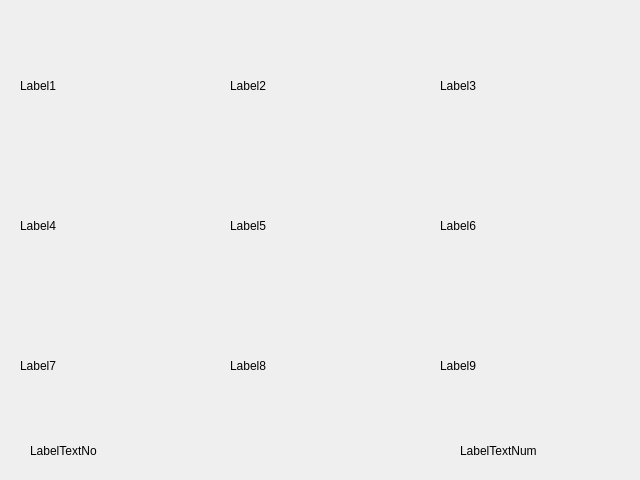
<?xml version="1.0" encoding="UTF-8"?>
<ui version="4.0">
 <class>DlgVidFile</class>
 <widget class="QDialog" name="DlgVidFile">
  <property name="geometry">
   <rect>
    <x>0</x>
    <y>0</y>
    <width>640</width>
    <height>480</height>
   </rect>
  </property>
  <property name="windowTitle">
   <string>Dialog</string>
  </property>
  <widget class="QLabel" name="Label1">
   <property name="geometry">
    <rect>
     <x>20</x>
     <y>20</y>
     <width>181</width>
     <height>131</height>
    </rect>
   </property>
   <property name="text">
    <string>Label1</string>
   </property>
  </widget>
  <widget class="QLabel" name="Label9">
   <property name="geometry">
    <rect>
     <x>440</x>
     <y>300</y>
     <width>181</width>
     <height>131</height>
    </rect>
   </property>
   <property name="text">
    <string>Label9</string>
   </property>
  </widget>
  <widget class="QLabel" name="Label8">
   <property name="geometry">
    <rect>
     <x>230</x>
     <y>300</y>
     <width>181</width>
     <height>131</height>
    </rect>
   </property>
   <property name="text">
    <string>Label8</string>
   </property>
  </widget>
  <widget class="QLabel" name="Label2">
   <property name="geometry">
    <rect>
     <x>230</x>
     <y>20</y>
     <width>181</width>
     <height>131</height>
    </rect>
   </property>
   <property name="text">
    <string>Label2</string>
   </property>
  </widget>
  <widget class="QLabel" name="Label7">
   <property name="geometry">
    <rect>
     <x>20</x>
     <y>300</y>
     <width>181</width>
     <height>131</height>
    </rect>
   </property>
   <property name="text">
    <string>Label7</string>
   </property>
  </widget>
  <widget class="QLabel" name="LabelTextNum">
   <property name="geometry">
    <rect>
     <x>460</x>
     <y>430</y>
     <width>141</width>
     <height>41</height>
    </rect>
   </property>
   <property name="text">
    <string>LabelTextNum</string>
   </property>
  </widget>
  <widget class="QLabel" name="Label5">
   <property name="geometry">
    <rect>
     <x>230</x>
     <y>160</y>
     <width>181</width>
     <height>131</height>
    </rect>
   </property>
   <property name="text">
    <string>Label5</string>
   </property>
  </widget>
  <widget class="QLabel" name="Label3">
   <property name="geometry">
    <rect>
     <x>440</x>
     <y>20</y>
     <width>181</width>
     <height>131</height>
    </rect>
   </property>
   <property name="text">
    <string>Label3</string>
   </property>
  </widget>
  <widget class="QLabel" name="LabelTextNo">
   <property name="geometry">
    <rect>
     <x>30</x>
     <y>430</y>
     <width>141</width>
     <height>41</height>
    </rect>
   </property>
   <property name="text">
    <string>LabelTextNo</string>
   </property>
  </widget>
  <widget class="QLabel" name="Label4">
   <property name="geometry">
    <rect>
     <x>20</x>
     <y>160</y>
     <width>181</width>
     <height>131</height>
    </rect>
   </property>
   <property name="text">
    <string>Label4</string>
   </property>
  </widget>
  <widget class="QLabel" name="Label6">
   <property name="geometry">
    <rect>
     <x>440</x>
     <y>160</y>
     <width>181</width>
     <height>131</height>
    </rect>
   </property>
   <property name="text">
    <string>Label6</string>
   </property>
  </widget>
 </widget>
 <resources/>
 <connections/>
</ui>
